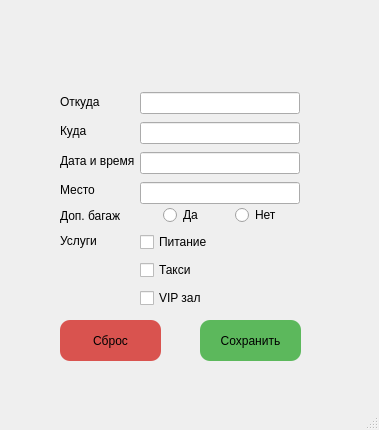
<?xml version="1.0" encoding="UTF-8"?>
<ui version="4.0">
 <class>MainWindow</class>
 <widget class="QMainWindow" name="MainWindow">
  <property name="geometry">
   <rect>
    <x>0</x>
    <y>0</y>
    <width>379</width>
    <height>430</height>
   </rect>
  </property>
  <property name="windowTitle">
   <string>MainWindow</string>
  </property>
  <widget class="QWidget" name="centralwidget">
   <widget class="QWidget" name="verticalLayoutWidget">
    <property name="geometry">
     <rect>
      <x>60</x>
      <y>90</y>
      <width>81</width>
      <height>111</height>
     </rect>
    </property>
    <layout class="QVBoxLayout" name="verticalLayout">
     <item>
      <widget class="QLabel" name="label">
       <property name="text">
        <string>Откуда</string>
       </property>
      </widget>
     </item>
     <item>
      <widget class="QLabel" name="label_2">
       <property name="text">
        <string>Куда</string>
       </property>
      </widget>
     </item>
     <item>
      <widget class="QLabel" name="label_3">
       <property name="text">
        <string>Дата и время</string>
       </property>
      </widget>
     </item>
     <item>
      <widget class="QLabel" name="label_4">
       <property name="text">
        <string>Место</string>
       </property>
      </widget>
     </item>
    </layout>
   </widget>
   <widget class="QWidget" name="verticalLayoutWidget_2">
    <property name="geometry">
     <rect>
      <x>140</x>
      <y>90</y>
      <width>160</width>
      <height>116</height>
     </rect>
    </property>
    <layout class="QVBoxLayout" name="verticalLayout_2">
     <item>
      <widget class="QLineEdit" name="editFrom"/>
     </item>
     <item>
      <widget class="QLineEdit" name="editTo"/>
     </item>
     <item>
      <widget class="QLineEdit" name="editDateTime"/>
     </item>
     <item>
      <widget class="QLineEdit" name="editSeat"/>
     </item>
    </layout>
   </widget>
   <widget class="QWidget" name="horizontalLayoutWidget">
    <property name="geometry">
     <rect>
      <x>60</x>
      <y>200</y>
      <width>241</width>
      <height>31</height>
     </rect>
    </property>
    <layout class="QHBoxLayout" name="horizontalLayout">
     <item>
      <widget class="QLabel" name="label_5">
       <property name="text">
        <string>Доп. багаж           </string>
       </property>
      </widget>
     </item>
     <item>
      <widget class="QRadioButton" name="radioBagYes">
       <property name="enabled">
        <bool>true</bool>
       </property>
       <property name="text">
        <string>Да</string>
       </property>
       <property name="checkable">
        <bool>true</bool>
       </property>
       <property name="checked">
        <bool>false</bool>
       </property>
       <property name="autoExclusive">
        <bool>true</bool>
       </property>
      </widget>
     </item>
     <item>
      <widget class="QRadioButton" name="radioBagNo">
       <property name="text">
        <string>Нет</string>
       </property>
      </widget>
     </item>
    </layout>
   </widget>
   <widget class="QLabel" name="label_6">
    <property name="geometry">
     <rect>
      <x>60</x>
      <y>230</y>
      <width>61</width>
      <height>21</height>
     </rect>
    </property>
    <property name="text">
     <string>Услуги</string>
    </property>
   </widget>
   <widget class="QWidget" name="verticalLayoutWidget_3">
    <property name="geometry">
     <rect>
      <x>140</x>
      <y>230</y>
      <width>160</width>
      <height>80</height>
     </rect>
    </property>
    <layout class="QVBoxLayout" name="verticalLayout_3">
     <item>
      <widget class="QCheckBox" name="chkFood">
       <property name="text">
        <string>Питание</string>
       </property>
      </widget>
     </item>
     <item>
      <widget class="QCheckBox" name="chkTaxi">
       <property name="text">
        <string>Такси</string>
       </property>
      </widget>
     </item>
     <item>
      <widget class="QCheckBox" name="chkVip">
       <property name="text">
        <string>VIP зал</string>
       </property>
      </widget>
     </item>
    </layout>
   </widget>
   <widget class="QPushButton" name="btnReset">
    <property name="geometry">
     <rect>
      <x>60</x>
      <y>320</y>
      <width>101</width>
      <height>41</height>
     </rect>
    </property>
    <property name="styleSheet">
     <string notr="true">background-color: #d9534f; 
color: black; 
border-radius: 10px;
</string>
    </property>
    <property name="text">
     <string>Сброс</string>
    </property>
   </widget>
   <widget class="QPushButton" name="btnSave">
    <property name="geometry">
     <rect>
      <x>200</x>
      <y>320</y>
      <width>101</width>
      <height>41</height>
     </rect>
    </property>
    <property name="styleSheet">
     <string notr="true">background-color: #5cb85c; 
color: black; 
border-radius: 10px;</string>
    </property>
    <property name="text">
     <string>Сохранить</string>
    </property>
   </widget>
  </widget>
  <widget class="QMenuBar" name="menubar">
   <property name="geometry">
    <rect>
     <x>0</x>
     <y>0</y>
     <width>379</width>
     <height>21</height>
    </rect>
   </property>
  </widget>
  <widget class="QStatusBar" name="statusbar"/>
 </widget>
 <resources/>
 <connections/>
</ui>
